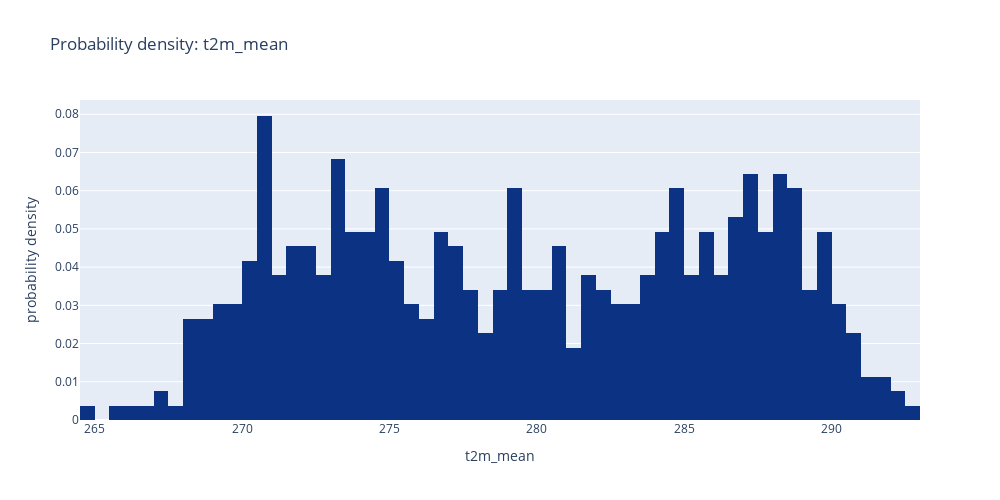

The cell this chart's notebook holds for it:
### Markdown cell above
### 1.2.1 Target variable

### Code cell
fig = px.histogram(
    data_frame = df,
    x = "t2m_mean",
    histnorm = "probability density",

    color_discrete_sequence = plt_style_s,
    title = "Probability density: t2m_mean",
    nbins = 75,

    width = 1000,
    height = 500,

    labels = {"probability density" : ""},
)

fig.show()

### Figure 1 — Plotly figure (JSON) as saved in the notebook; plotly's stock layout.template omitted (floating-point values rounded to 4 significant figures; data arrays with more than 128 entries replaced by an {"elided": "..."} marker saying what was removed)
{"data": [{"alignmentgroup": "True", "bingroup": "x", "histnorm": "probability density", "hovertemplate": "t2m_mean=%{x}<br>probability density=%{y}<extra></extra>", "legendgroup": "", "marker": {"color": "rgb(12,51,131)", "pattern": {"shape": ""}}, "name": "", "nbinsx": 75, "offsetgroup": "", "orientation": "v", "showlegend": false, "type": "histogram", "x": {"elided": "528 float values"}, "xaxis": "x", "yaxis": "y"}], "layout": {"barmode": "relative", "height": 500, "legend": {"tracegroupgap": 0}, "title": {"text": "Probability density: t2m_mean"}, "width": 1000, "xaxis": {"anchor": "y", "domain": [0, 1], "title": {"text": "t2m_mean"}}, "yaxis": {"anchor": "x", "domain": [0, 1], "title": {"text": "probability density"}}}}
